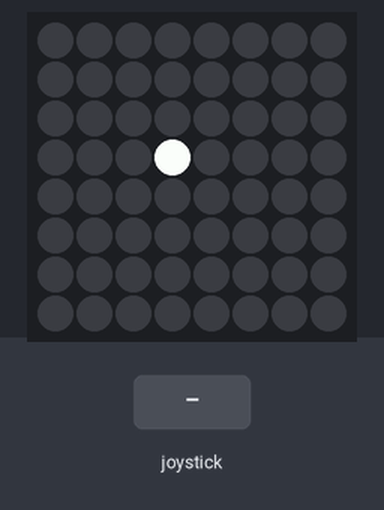
A program run on a simulated Raspberry Pi (BCM pin numbers) with a Sense HAT. Parts: the Sense HAT's 8×8 RGB LED matrix. Inputs (shaded band) come from the test bench.

Above: at 1.2 s.
1.3 s: joystick pushed up
At 2.2 s:
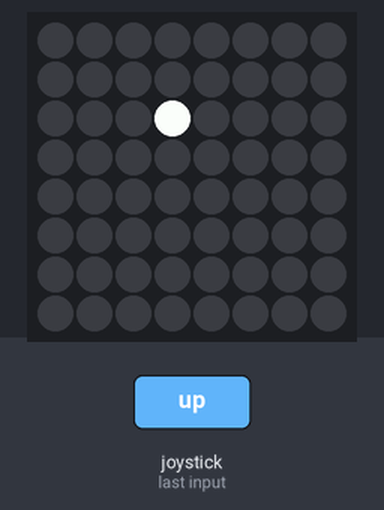
2.8 s: joystick pushed left
At 3.3 s:
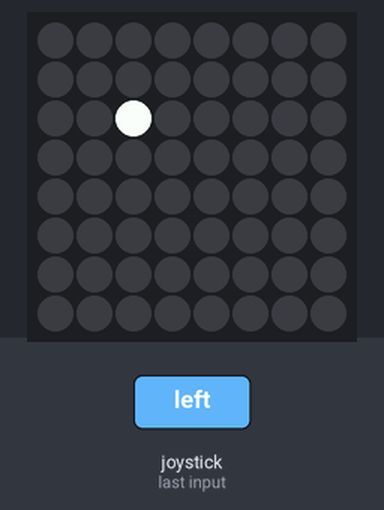
4.3 s: joystick pushed down
At 5.5 s:
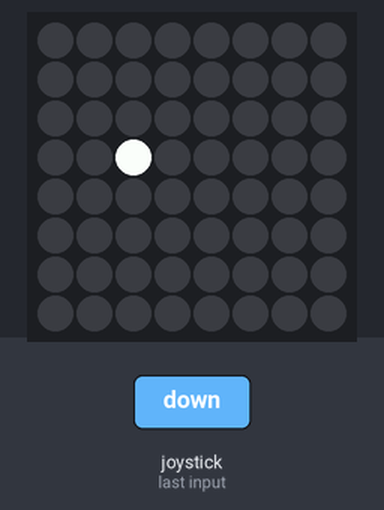
5.8 s: joystick pushed down
At 6.8 s:
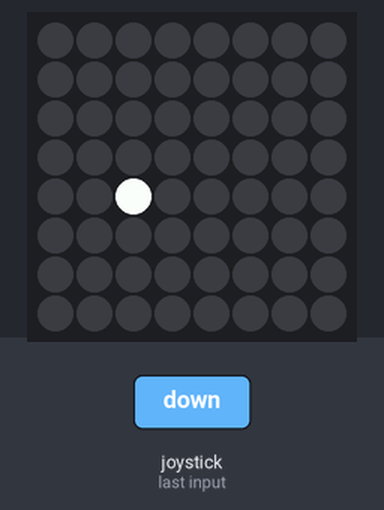
7.3 s: joystick pushed right
At 8.0 s:
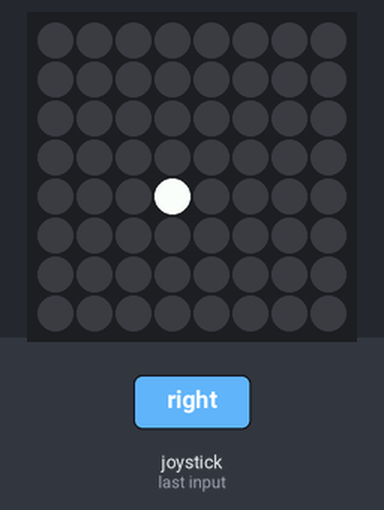
8.8 s: joystick pushed right
At 9.1 s:
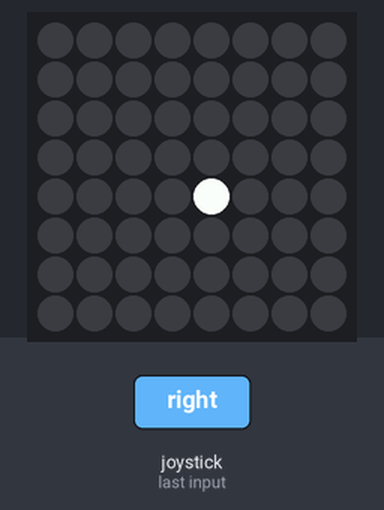
Timing chart, 0 to 11.3 s (numbered marks = the images above; inputs shaded):
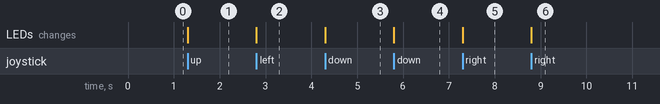

The program:

main.py
```python
from sense_hat import SenseHat, ACTION_PRESSED, ACTION_HELD, ACTION_RELEASED
from signal import pause

x = 3
y = 3
sense = SenseHat()

sense.clear()

def clamp(value, min_value=0, max_value=7):
    return min(max_value, max(min_value, value))

def pushed_up(event):
    global y
    if event.action != ACTION_RELEASED:
        if y - 1 < 0:
          y = 7
        else:
          y = clamp(y - 1)

def pushed_down(event):
    global y
    if event.action != ACTION_RELEASED:
        if y + 1 > 7:
          y = 0
        else:
          y = clamp(y + 1)

def pushed_left(event):
    global x
    if event.action != ACTION_RELEASED:
        if x - 1 < 0:
          x = 7
        else:
          x = clamp(x - 1)

def pushed_right(event):
    global x
    if event.action != ACTION_RELEASED:
        if x + 1 > 7:
          x = 0
        else:
          x = clamp(x + 1)


def refresh():
    sense.clear()
    sense.set_pixel(x, y, 255, 255, 255)

sense.stick.direction_up = pushed_up
sense.stick.direction_down = pushed_down
sense.stick.direction_left = pushed_left
sense.stick.direction_right = pushed_right
sense.stick.direction_any = refresh
refresh()
pause()
```

Measured:
- after the input at 1.3 s, the LEDs: change at once (image 1)
- after the input at 2.8 s, the LEDs: change at once (image 2)
- after the input at 4.3 s, the LEDs: change at once (image 3)
- after the input at 5.8 s, the LEDs: change at once (image 4)
- after the input at 7.3 s, the LEDs: change at once (image 5)
- after the input at 8.8 s, the LEDs: change at once (image 6)
